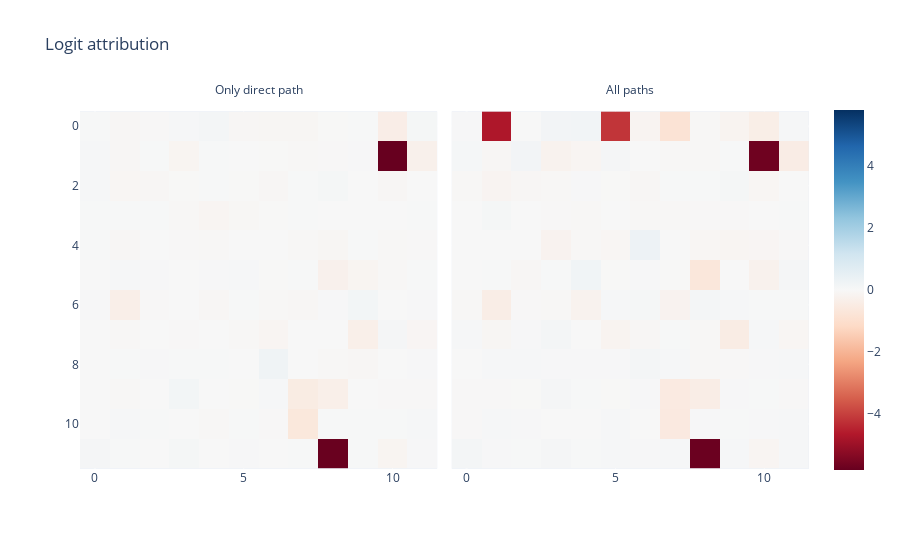

Source (notebook cell):
### Code cell
logit_attribution = t.stack([results1['z'] - results1['z'].median(),
                             results2['z'] - results2['z'].median()])
imshow(logit_attribution, facet_col=0, 
       title='Logit attribution', facet_labels=['Only direct path', 'All paths'])

### Figure 1 — Plotly figure (JSON) as saved in the notebook; plotly's stock layout.template omitted (floating-point values rounded to 4 significant figures; data arrays with more than 128 entries replaced by an {"elided": "..."} marker saying what was removed)
{"data": [{"coloraxis": "coloraxis", "hovertemplate": "x: %{x}<br>y: %{y}<br>color: %{z}<extra></extra>", "name": "0", "type": "heatmap", "xaxis": "x", "yaxis": "y", "z": {"elided": "12x12 float values"}}, {"coloraxis": "coloraxis", "hovertemplate": "x: %{x}<br>y: %{y}<br>color: %{z}<extra></extra>", "name": "1", "type": "heatmap", "xaxis": "x2", "yaxis": "y2", "z": {"elided": "12x12 float values"}}], "layout": {"annotations": [{"font": {}, "showarrow": false, "text": "Only direct path", "x": 0.245, "xanchor": "center", "xref": "paper", "y": 1, "yanchor": "bottom", "yref": "paper"}, {"font": {}, "showarrow": false, "text": "All paths", "x": 0.755, "xanchor": "center", "xref": "paper", "y": 1, "yanchor": "bottom", "yref": "paper"}], "coloraxis": {"cmid": 0, "colorscale": [[0, "rgb(103,0,31)"], [0.1, "rgb(178,24,43)"], [0.2, "rgb(214,96,77)"], [0.3, "rgb(244,165,130)"], [0.4, "rgb(253,219,199)"], [0.5, "rgb(247,247,247)"], [0.6, "rgb(209,229,240)"], [0.7, "rgb(146,197,222)"], [0.8, "rgb(67,147,195)"], [0.9, "rgb(33,102,172)"], [1, "rgb(5,48,97)"]]}, "title": {"text": "Logit attribution"}, "xaxis": {"anchor": "y", "constrain": "domain", "domain": [0, 0.49], "scaleanchor": "y"}, "xaxis2": {"anchor": "y2", "domain": [0.51, 1], "matches": "x"}, "yaxis": {"anchor": "x", "autorange": "reversed", "constrain": "domain", "domain": [0, 1]}, "yaxis2": {"anchor": "x2", "domain": [0, 1], "matches": "y", "showticklabels": false}}}
